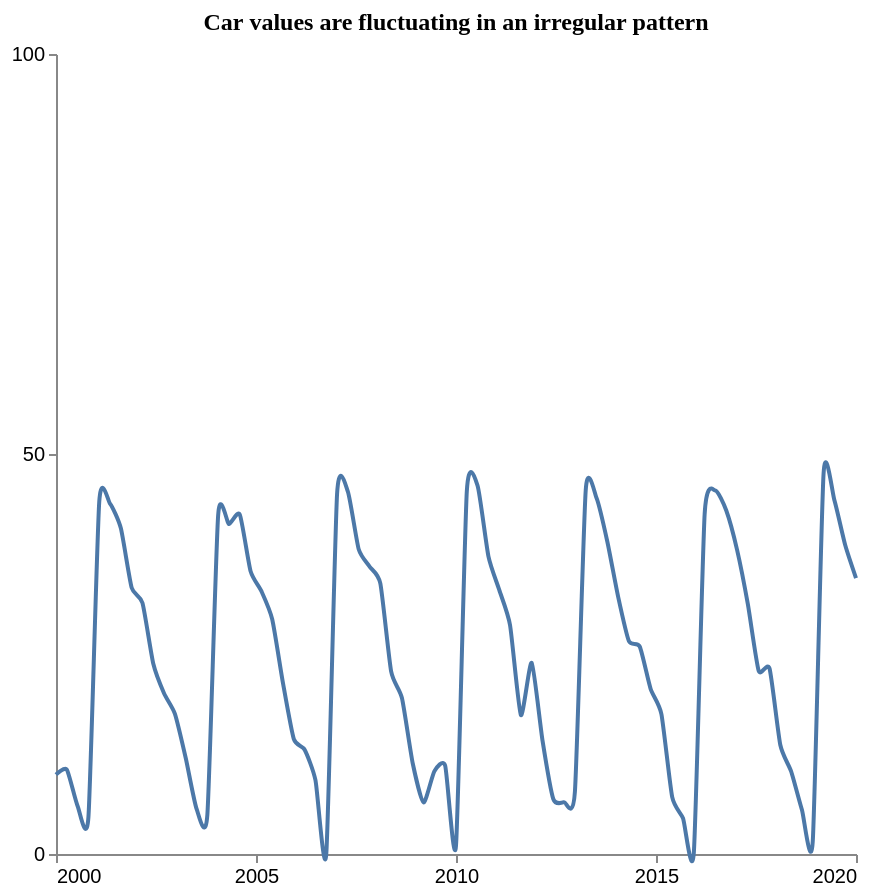

The Vega-Lite source for this figure:
### Vega-Lite specification from a JSON file in a GitHub repository (floating-point values rounded to 4 significant figures)
{"$schema": "https://vega.github.io/schema/vega-lite/v5.json", "description": "Pattern: Periodic", "data": {"values": [{"X": 2000.0, "Y": 9.919}, {"X": 2000.0, "Y": 10.55}, {"X": 2001.0, "Y": 5.993}, {"X": 2001.0, "Y": 4.624}, {"X": 2001.0, "Y": 44.01}, {"X": 2001.0, "Y": 43.78}, {"X": 2002.0, "Y": 40.7}, {"X": 2002.0, "Y": 33.29}, {"X": 2002.0, "Y": 31.38}, {"X": 2002.0, "Y": 23.78}, {"X": 2003.0, "Y": 20.06}, {"X": 2003.0, "Y": 17.52}, {"X": 2003.0, "Y": 11.99}, {"X": 2004.0, "Y": 5.664}, {"X": 2004.0, "Y": 4.891}, {"X": 2004.0, "Y": 42.35}, {"X": 2004.0, "Y": 41.25}, {"X": 2005.0, "Y": 42.44}, {"X": 2005.0, "Y": 35.35}, {"X": 2005.0, "Y": 32.86}, {"X": 2005.0, "Y": 29.34}, {"X": 2006.0, "Y": 21.33}, {"X": 2006.0, "Y": 14.36}, {"X": 2006.0, "Y": 13.03}, {"X": 2006.0, "Y": 9.231}, {"X": 2007.0, "Y": 0.0}, {"X": 2007.0, "Y": 45.0}, {"X": 2007.0, "Y": 45.29}, {"X": 2008.0, "Y": 38.09}, {"X": 2008.0, "Y": 35.94}, {"X": 2008.0, "Y": 33.82}, {"X": 2008.0, "Y": 22.82}, {"X": 2009.0, "Y": 19.49}, {"X": 2009.0, "Y": 11.31}, {"X": 2009.0, "Y": 6.439}, {"X": 2009.0, "Y": 10.34}, {"X": 2010.0, "Y": 11.02}, {"X": 2010.0, "Y": 1.061}, {"X": 2010.0, "Y": 45.31}, {"X": 2011.0, "Y": 46.02}, {"X": 2011.0, "Y": 37.21}, {"X": 2011.0, "Y": 33.01}, {"X": 2011.0, "Y": 28.59}, {"X": 2012.0, "Y": 17.38}, {"X": 2012.0, "Y": 23.9}, {"X": 2012.0, "Y": 14.21}, {"X": 2012.0, "Y": 6.879}, {"X": 2013.0, "Y": 6.477}, {"X": 2013.0, "Y": 7.79}, {"X": 2013.0, "Y": 45.49}, {"X": 2014.0, "Y": 44.5}, {"X": 2014.0, "Y": 39.03}, {"X": 2014.0, "Y": 32.14}, {"X": 2014.0, "Y": 26.59}, {"X": 2015.0, "Y": 25.92}, {"X": 2015.0, "Y": 20.65}, {"X": 2015.0, "Y": 17.49}, {"X": 2015.0, "Y": 7.099}, {"X": 2016.0, "Y": 4.46}, {"X": 2016.0, "Y": 0.1717}, {"X": 2016.0, "Y": 42.5}, {"X": 2016.0, "Y": 45.43}, {"X": 2017.0, "Y": 42.94}, {"X": 2017.0, "Y": 38.02}, {"X": 2017.0, "Y": 31.2}, {"X": 2018.0, "Y": 22.89}, {"X": 2018.0, "Y": 23.2}, {"X": 2018.0, "Y": 13.62}, {"X": 2018.0, "Y": 10.32}, {"X": 2019.0, "Y": 5.512}, {"X": 2019.0, "Y": 1.573}, {"X": 2019.0, "Y": 47.55}, {"X": 2019.0, "Y": 44.23}, {"X": 2020.0, "Y": 38.62}, {"X": 2020.0, "Y": 34.49}]}, "mark": {"type": "line", "interpolate": "cardinal", "tension": 0.4}, "encoding": {"x": {"field": "X", "type": "quantitative", "title": "", "axis": {"grid": false, "format": "d", "values": [2000, 2005, 2010, 2015, 2020], "tickSize": 4}, "scale": {"domain": [2000, 2020]}}, "y": {"field": "Y", "type": "quantitative", "title": "", "axis": {"grid": false, "format": "d", "values": [0, 50, 100], "tickSize": 4, "tickOpacity": 1}, "scale": {"domain": [0, 100]}}}, "title": {"text": "Car values are fluctuating in an irregular pattern", "anchor": "middle", "font": "Tahoma", "fontSize": 12}, "config": {"lineBreak": "^", "view": {"stroke": null}}, "height": 400, "width": 400, "autosize": "pad"}
